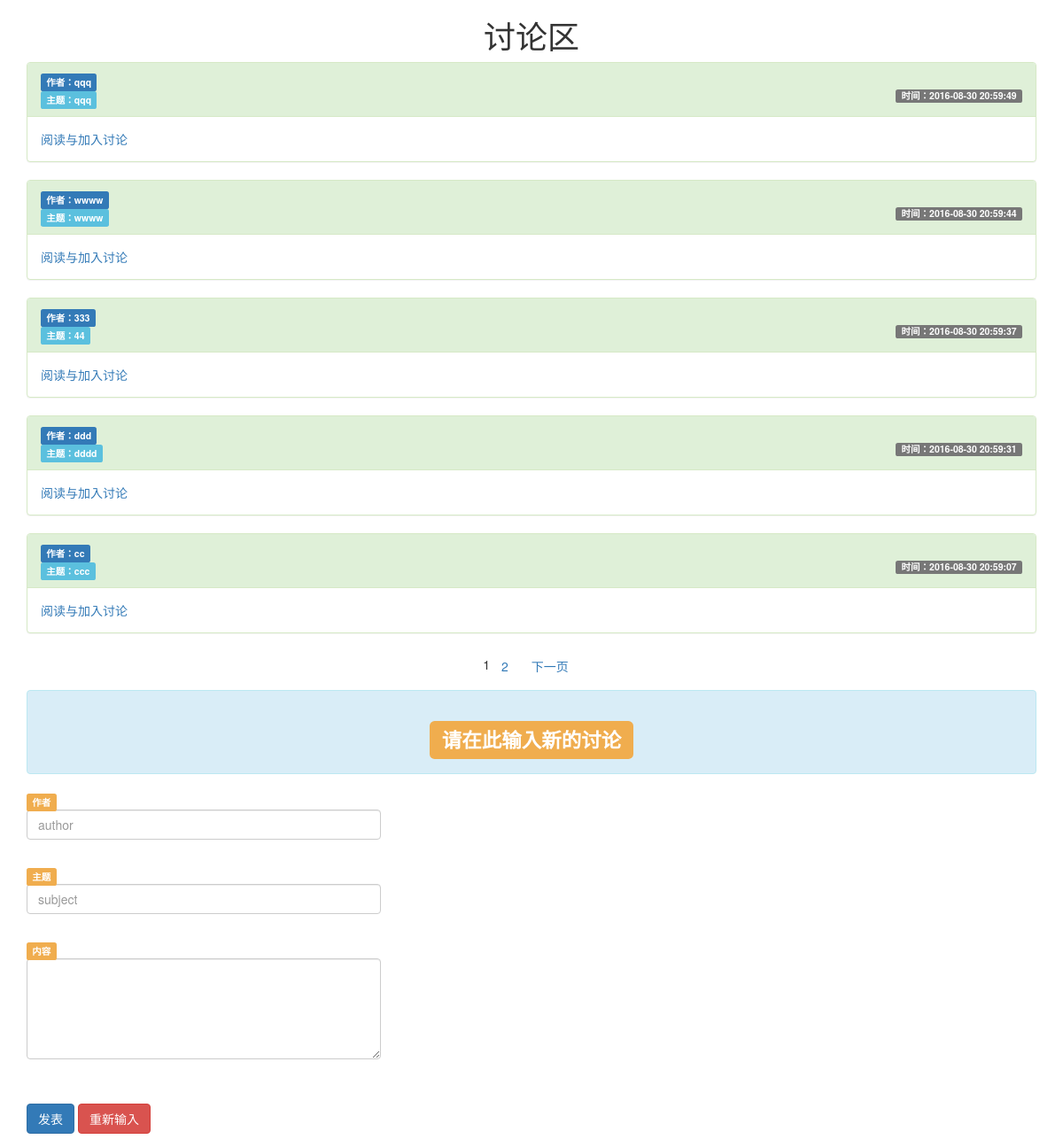
Page /news/index.php on the committed database.
### tables this page shows
CREATE TABLE `message` (
  `id` int(11) NOT NULL,
  `author` varchar(10) NOT NULL,
  `subject` tinytext NOT NULL,
  `content` text NOT NULL,
  `date` datetime NOT NULL DEFAULT CURRENT_TIMESTAMP
);

### news/index.php (the view, shortened to what this page needs)
<!doctype html>
<html lang="en">
<head>
    <link rel="stylesheet" href="//cdn.bootcss.com/bootstrap/3.3.5/css/bootstrap.min.css">
</head>
<body>
<div class="container">
    <h1 align="center">讨论区</h1>
    <?php
    require_once 'dbtools.inc.php';
    $records_per_page=5;
    if(isset($_GET['page'])){
        $page=$_GET['page'];
    }else{
        $page=1;
    }
    $sql="select * from message order by date desc";
    $result=mysqli_query($conn,$sql);
    $total_records=mysqli_num_rows($result);
    $total_pages=ceil($total_records/$records_per_page);
    $started_record=$records_per_page*($page-1);
    mysqli_data_seek($result,$started_record);
    $j=1;
    while($row=mysqli_fetch_assoc($result) and $j<=$records_per_page){
        ?>
        <div class="panel panel-success">
            <div class="panel-heading">
                <label class="label label-primary">作者：<?php echo $row['author']; ?></label><br>
                <label class="label label-info">主题：<?php echo $row['subject']; ?></label>
                <label class="label label-default pull-right">时间：<?php echo $row['date'] ?></label>
            </div>
            <div class="panel-body">
                <a href="show_news.php?id=<?php echo $row['id']; ?>">阅读与加入讨论</a>
            </div>
        </div>
        <?php
        $j++;
    }
    ?>
    <p align="center">
        <?php
        for($i=1;$i<=$total_pages;$i++){
            if($i==$page)
                echo "$i";
            else
                echo "<a href='index.php?page=$i' class='btn btn-link'>$i</a>";
        }
        if($page<$total_pages){
            echo "<a href='index.php?page=".($page+1)."' class='btn btn-link'>下一页</a>";
        }
        ?>
    </p>
    <form action="post.php" name="myForm" method="post">
        <div class="form-group">
            <div align="center" class="alert alert-info">
                <h2>
                    <label class="label label-warning">请在此输入新的讨论</label>
                </h2>
            </div>
            <label class="label label-warning" for="author">作者 </label>
            <input type="text" name="author" class="form-control" id="author" placeholder="author">
            <div class="kongkong"></div>
            <label class="label label-warning" for="subject">主题 </label>
            <input type="text" name="subject" class="form-control" id="subject" placeholder="subject">
            <div class="kongkong"></div>
            <label class="label label-warning">内容 </label>
            <textarea name="content" id="" cols="50" rows="5" class="form-control"></textarea><br>
            <div class="kongkong"></div>
            <input type="button" value="发表" onclick="check_data()" class="btn btn-primary">
            <input type="reset" value="重新输入" class="btn btn-danger">
        </div>
    </form>
</div>
</body>
</html>

### news/index.php (style rules this page uses)
.kongkong { height: 30px; }
.form-control { width: 400px; }

### rows in the picture
message: author "qqq", subject "qqq", date "2016-08-30 20:59:49"
message: author "wwww", subject "wwww", date "2016-08-30 20:59:44"
message: author "333", subject "44", date "2016-08-30 20:59:37"
message: author "ddd", subject "dddd", date "2016-08-30 20:59:31"
message: author "cc", subject "ccc", date "2016-08-30 20:59:07"
